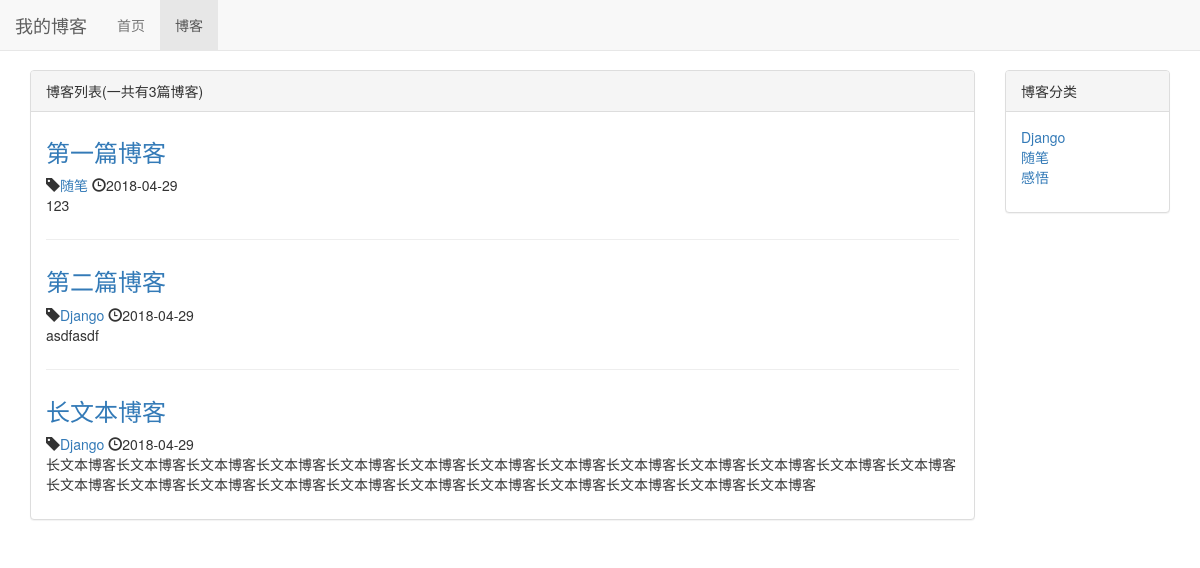
Screenshot of /blog/ with the database file from the repository.
### blog/models.py (models this page shows, shortened)
class Blog(models.Model):
    title = models.CharField(max_length=50)
    blog_type = models.ForeignKey(BlogType, on_delete=models.DO_NOTHING)
    content = models.TextField()
    author = models.ForeignKey(User, on_delete=models.DO_NOTHING)
    created_time = models.DateTimeField(auto_now_add=True)
    last_updated_time = models.DateTimeField(auto_now=True)

class BlogType(models.Model):
    type_name = models.CharField(max_length=15)
    def __str__(self):
        return self.type_name

### blog/views.py (the view)
# urls.py: path('', views.blog_list, name='blog_list'),
def blog_list(request):
    context = {}
    context['blogs'] = Blog.objects.all()
    context['blogs_count'] = Blog.objects.all().count()
    context['blog_types'] = BlogType.objects.all()
    return render_to_response('blog/blog_list.html', context)

### blog/templates/blog/blog_list.html (shortened to what this page needs)
{% extends 'base.html' %}
{% block nav_blog_active %}active{% endblock %}
{% load staticfiles %}
{% block header_extends %}
    <link rel="stylesheet" href="{% static 'blog.css' %}">
{% endblock %}
{% block content %}
    <div class="container">
        <div class="row">
            <div class="col-xs-12 col-sm-8 col-md-9 col-lg-10">
                <div class="panel panel-default">
                    <div class="panel-heading">{% block blog_list_title %}博客列表(一共有{{ blogs|length }}篇博客) {% endblock %}</div>
                    <div class="panel-body">
                        {% for blog in blogs %}
                            <div class="blog">
                                <h3><a href="{% url 'blog_detail' blog.pk %}">{{ blog.title }}</a></h3>
                                <p class="blog-info">
                                    <span class="glyphicon glyphicon-tag"></span><a href="{% url 'blogs_with_type' blog.blog_type.pk %}">{{ blog.blog_type }}</a>
                                    <span class="glyphicon glyphicon-time"></span>{{ blog.created_time|date:"Y-m-d" }}
                                </p>
                                <p>{{ blog.content|truncatechars:120 }}</p>
                            </div>
                        {% empty %}
                            <div class="blog">
                                <h3>暂无博客，敬请期待</h3>
                            </div>
                        {% endfor %}
                    </div>
                </div>
            </div>
            <div class="hidden-xs col-sm-4 col-md-3 col-lg-2">
                <div class="panel panel-default">
                    <div class="panel-heading">博客分类</div>
                    <div class="panel-body">
                        <ul class="blog-types">
                            {% for blog_type in blog_types %}
                                <li><a href="{% url 'blogs_with_type' blog_type.pk %}">{{ blog_type.type_name }}</a></li>
                            {% empty %}
                                <li>暂无分类</li>
                            {% endfor %}
                        </ul>
                    </div>
                </div>
            </div>
        </div>
    </div>
{% endblock %}

### static/css/base.css (style rules this page uses)
* { margin: 0; padding: 0; }
body { margin-top: 70px!important; }

### blog/static/blog.css (style rules this page uses)
ul.blog-types { list-style-type: none; }
div.blog:not(:last-child) { margin-bottom: 2em; border-bottom: 1px solid #eee; padding-bottom: 1em; }
div.blog h3 { margin-top: 0.5em; }
div.blog p.blog-info { margin-bottom: 0; }

### rows the page displays
Blog: title "第一篇博客", blog_type "随笔", created_time "2018-04-29", content "123"
Blog: title "第二篇博客", blog_type "Django", created_time "2018-04-29", content "asdfasdf"
Blog: title "长文本博客", blog_type "Django", created_time "2018-04-29", content "长文本博客长文本博客长文本博客长文本博客长文本博客长文本博客长文本博客长文本博客长文本博客长文本博客长文本博客长文本博客长文本博客长文本博客长文本博客长文本博客长文本博客长文本博客长文本博客长文本博客长文本博客长文本博客长文本博客长文本博客"
BlogType: type_name "Django"
BlogType: type_name "随笔"
BlogType: type_name "感悟"

### other values shown
{{ blogs|length }} "3"
